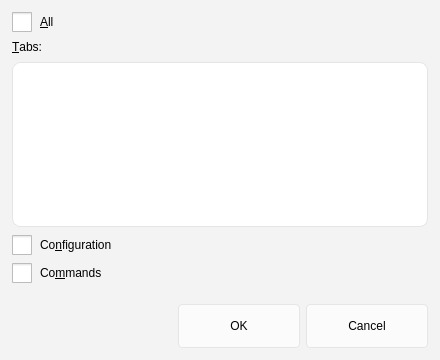
<?xml version="1.0" encoding="UTF-8"?>
<ui version="4.0">
 <class>ImportExportDialog</class>
 <widget class="QDialog" name="ImportExportDialog">
  <property name="geometry">
   <rect>
    <x>0</x>
    <y>0</y>
    <width>440</width>
    <height>360</height>
   </rect>
  </property>
  <property name="minimumSize">
   <size>
    <width>400</width>
    <height>320</height>
   </size>
  </property>
  <property name="styleSheet">
   <string>QDialog {
    background-color: #F3F3F3;
}

QCheckBox, QRadioButton {
    spacing: 8px;
}

QCheckBox::indicator, QRadioButton::indicator {
    width: 20px;
    height: 20px;
}

QListWidget, QTreeWidget, QTableWidget {
    border-radius: 8px;
    border: 1px solid #E5E5E5;
    background-color: #FFFFFF;
}

QListWidget::item, QTreeWidget::item, QTableWidget::item {
    padding: 4px 8px;
    border-radius: 4px;
}

QListWidget::item:selected, QTreeWidget::item:selected, QTableWidget::item:selected {
    background-color: #0078D4;
    color: #FFFFFF;
}

QListWidget::item:hover:!selected, QTreeWidget::item:hover:!selected, QTableWidget::item:hover:!selected {
    background-color: #EDEDED;
}

QLineEdit, QTextEdit, QPlainTextEdit {
    border-radius: 4px;
    border: 1px solid #D1D1D1;
    padding: 5px 8px;
    background-color: #FFFFFF;
}

QComboBox {
    border-radius: 4px;
    border: 1px solid #D1D1D1;
    padding: 5px 8px;
    min-height: 24px;
}

QPushButton {
    border-radius: 4px;
    padding: 5px 12px;
    min-height: 32px;
    min-width: 96px;
    border: 1px solid #E5E5E5;
    background-color: #FBFBFB;
}

QPushButton:hover {
    background-color: #F5F5F5;
    border: 1px solid #D1D1D1;
}

QPushButton:pressed {
    background-color: #E5E5E5;
    border: 1px solid #C0C0C0;
}

QPushButton:disabled {
    color: #A0A0A0;
    background-color: #F3F3F3;
    border: 1px solid #E5E5E5;
}

QGroupBox {
    border-radius: 8px;
    border: 1px solid #E5E5E5;
    margin-top: 12px;
    padding: 12px;
}

QTabWidget::pane {
    border: 1px solid #E5E5E5;
    border-radius: 8px;
}

QTabBar::tab {
    border-radius: 4px;
    padding: 6px 16px;
    margin-right: 4px;
}

QTabBar::tab:selected {
    background-color: #0078D4;
    color: #FFFFFF;
}

QScrollBar {
    border: none;
    background: transparent;
    width: 8px;
    margin: 0;
}

QScrollBar::handle {
    background: #C0C0C0;
    border-radius: 4px;
    min-height: 24px;
}

QScrollBar::handle:hover {
    background: #A0A0A0;
}

QScrollBar::add-line, QScrollBar::sub-line {
    border: none;
    background: none;
    width: 0px;
    height: 0px;
}

QMenu {
    border-radius: 8px;
    border: 1px solid #E5E5E5;
    padding: 4px;
}</string>
  </property>
  <layout class="QVBoxLayout" name="verticalLayout">
   <property name="leftMargin">
    <number>12</number>
   </property>
   <property name="topMargin">
    <number>12</number>
   </property>
   <property name="rightMargin">
    <number>12</number>
   </property>
   <property name="bottomMargin">
    <number>12</number>
   </property>
   <property name="spacing">
    <number>8</number>
   </property>
   <item>
    <widget class="QCheckBox" name="checkBoxAll">
     <property name="styleSheet">
      <string>QCheckBox {
    spacing: 8px;
}

QCheckBox::indicator {
    width: 20px;
    height: 20px;
}</string>
     </property>
     <property name="text">
      <string>&amp;All</string>
     </property>
     <property name="tristate">
      <bool>true</bool>
     </property>
    </widget>
   </item>
   <item>
    <widget class="QLabel" name="labelTabs">
     <property name="text">
      <string>&amp;Tabs:</string>
     </property>
     <property name="buddy">
      <cstring>listTabs</cstring>
     </property>
    </widget>
   </item>
   <item>
    <widget class="QListWidget" name="listTabs">
     <property name="minimumWidth">
      <number>320</number>
     </property>
     <property name="styleSheet">
      <string>QListWidget {
    border-radius: 8px;
    border: 1px solid #E5E5E5;
    background-color: #FFFFFF;
}

QListWidget::item {
    padding: 4px 8px;
    border-radius: 4px;
}

QListWidget::item:selected {
    background-color: #0078D4;
    color: #FFFFFF;
}

QListWidget::item:hover:!selected {
    background-color: #EDEDED;
}

QScrollBar {
    border: none;
    background: transparent;
    width: 8px;
    margin: 0;
}

QScrollBar::handle {
    background: #C0C0C0;
    border-radius: 4px;
    min-height: 24px;
}

QScrollBar::handle:hover {
    background: #A0A0A0;
}

QScrollBar::add-line, QScrollBar::sub-line {
    border: none;
    background: none;
    width: 0px;
    height: 0px;
}</string>
     </property>
     <property name="selectionMode">
      <enum>QAbstractItemView::MultiSelection</enum>
     </property>
    </widget>
   </item>
   <item>
    <widget class="QCheckBox" name="checkBoxConfiguration">
     <property name="styleSheet">
      <string>QCheckBox {
    spacing: 8px;
}

QCheckBox::indicator {
    width: 20px;
    height: 20px;
}</string>
     </property>
     <property name="text">
      <string>Co&amp;nfiguration</string>
     </property>
    </widget>
   </item>
   <item>
    <widget class="QCheckBox" name="checkBoxCommands">
     <property name="styleSheet">
      <string>QCheckBox {
    spacing: 8px;
}

QCheckBox::indicator {
    width: 20px;
    height: 20px;
}</string>
     </property>
     <property name="text">
      <string>Co&amp;mmands</string>
     </property>
    </widget>
   </item>
   <item>
    <spacer name="verticalSpacer">
     <property name="orientation">
      <enum>Qt::Vertical</enum>
     </property>
     <property name="sizeHint" stdset="0">
      <size>
       <width>20</width>
       <height>40</height>
      </size>
     </property>
    </spacer>
   </item>
   <item>
    <widget class="QDialogButtonBox" name="buttonBox">
     <property name="orientation">
      <enum>Qt::Horizontal</enum>
     </property>
     <property name="styleSheet">
      <string>QPushButton {
    border-radius: 4px;
    padding: 5px 12px;
    min-height: 32px;
    min-width: 96px;
    border: 1px solid #E5E5E5;
    background-color: #FBFBFB;
}

QPushButton:hover {
    background-color: #F5F5F5;
    border: 1px solid #D1D1D1;
}

QPushButton:pressed {
    background-color: #E5E5E5;
    border: 1px solid #C0C0C0;
}

QPushButton:disabled {
    color: #A0A0A0;
    background-color: #F3F3F3;
    border: 1px solid #E5E5E5;
}</string>
     </property>
     <property name="standardButtons">
      <set>QDialogButtonBox::Cancel|QDialogButtonBox::Ok</set>
     </property>
    </widget>
   </item>
  </layout>
 </widget>
 <resources/>
 <connections>
  <connection>
   <sender>buttonBox</sender>
   <signal>accepted()</signal>
   <receiver>ImportExportDialog</receiver>
   <slot>accept()</slot>
   <hints>
    <hint type="sourcelabel">
     <x>248</x>
     <y>254</y>
    </hint>
    <hint type="destinationlabel">
     <x>157</x>
     <y>274</y>
    </hint>
   </hints>
  </connection>
  <connection>
   <sender>buttonBox</sender>
   <signal>rejected()</signal>
   <receiver>ImportExportDialog</receiver>
   <slot>reject()</slot>
   <hints>
    <hint type="sourcelabel">
     <x>316</x>
     <y>260</y>
    </hint>
    <hint type="destinationlabel">
     <x>286</x>
     <y>274</y>
    </hint>
   </hints>
  </connection>
 </connections>
</ui>
